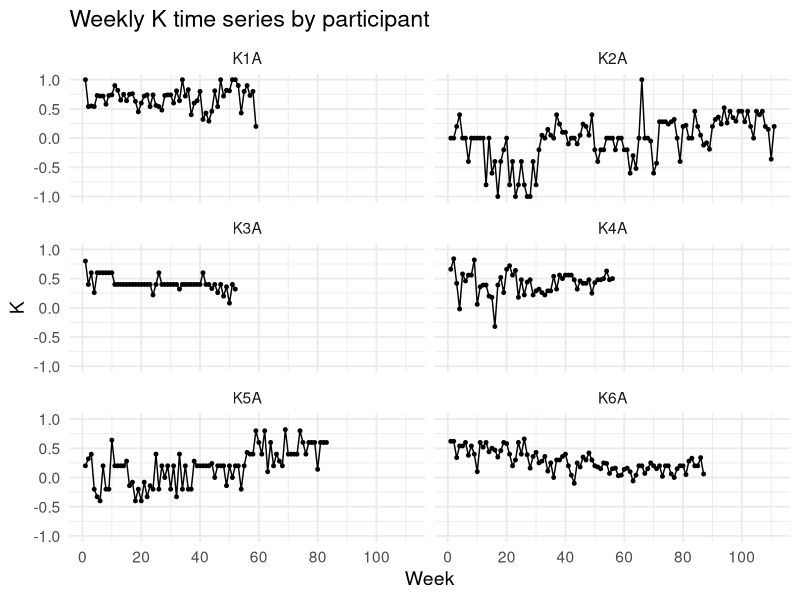

Generate this figure with R:
## ---- chunk 1
library(readxl)
df <- read_excel("data/cbtdata.xlsx")
names(df)
#head(df)
#str(df)
## ---- chunk 2
library(tidyverse)
df_k <- df %>% 
  select(Semaine, K1A, K2A, K3A, K4A, K5A, K6A)
head(df_k)
## ---- chunk 3
df_long <- df_k %>%
  pivot_longer(
    cols = -Semaine,
    names_to = "participant",
    values_to = "K"
  )

head(df_long)
str(df_long)
## ---- chunk 4
sum(is.na(df_long$K))
colSums(is.na(df_k))
df_long <- df_long %>%
  drop_na(K)

sum(is.na(df_long$K))
head(df_long)
df_long %>%
  count(participant)
## ---- chunk 5
p1 <- ggplot(df_long, aes(x = Semaine, y = K)) +
  geom_line() +
  geom_point(size = 1) +
  facet_wrap(~ participant, ncol = 2) +
  labs(
    title = "Weekly K time series by participant",
    x = "Week",
    y = "K"
  ) +
  scale_x_continuous(breaks = seq(0, 120, by = 20)) +
  theme_minimal(base_size = 14)

p1
## ---- chunk 6
df_lag <- df_long %>%
  group_by(participant) %>%
  arrange(Semaine, .by_group = TRUE) %>%
  mutate(
    prev_week = lag(Semaine),
    K_lag1 = lag(K),
    consecutive = (Semaine - prev_week == 1)
  ) %>%
  ungroup()

head(df_lag, 15)

df_lag_valid <- df_lag %>%
  filter(consecutive == TRUE)

df_lag_valid %>%
  count(participant)

acf_results <- df_lag_valid %>%
  group_by(participant) %>%
  summarise(
    lag1_acf = cor(K, K_lag1, use = "complete.obs"),
    n_pairs = n()
  )

acf_results

## ---- chunk 7
set.seed(123)

n_surrogates <- 1000

surrogate_results <- df_lag_valid %>%
  group_by(participant) %>%
  group_modify(~{
    observed <- cor(.x$K, .x$K_lag1, use = "complete.obs")
    
    shuffled <- replicate(n_surrogates, {
      shuffled_K <- sample(.x$K)
      cor(shuffled_K, .x$K_lag1, use = "complete.obs")
    })
    
    tibble(
      observed_acf = observed,
      shuffled_mean = mean(shuffled, na.rm = TRUE),
      shuffled_sd = sd(shuffled, na.rm = TRUE),
      lower_2.5 = quantile(shuffled, 0.025, na.rm = TRUE),
      upper_97.5 = quantile(shuffled, 0.975, na.rm = TRUE),
      p_two_sided = mean(abs(shuffled) >= abs(observed), na.rm = TRUE)
    )
  }) %>%
  ungroup()

surrogate_results
